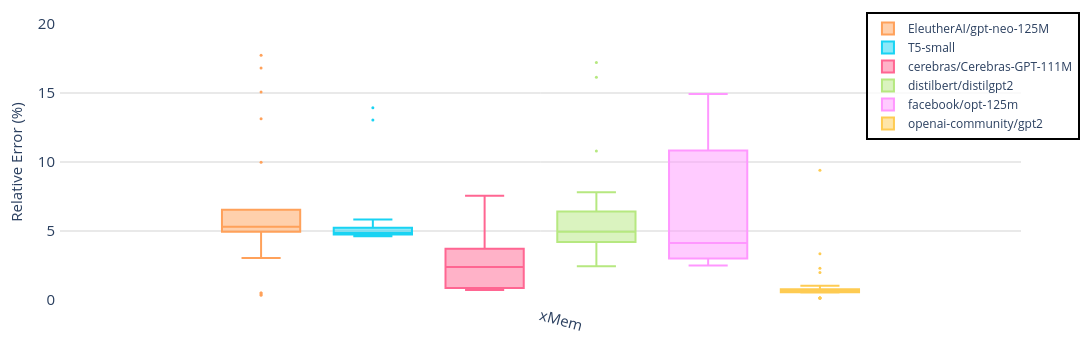

The cell this chart's notebook holds for it:
### Code cell
fig = e_plot.llm_plot_relative_error_in_box_diagram_with_verification_data(
    title="Evaluation-Relative Error Experiments Result across Estimators-SGD",
    data_dir=project_base,
    overall_median=False,
    image_size=(2000, 400),
    font_size=20,
    legend_font_size=18,
    tickfont_size=22,
    view_mode = True,
    yrange=(0, 20),
)
fig.show()

### Figure 1 — Plotly figure (JSON) as saved in the notebook; plotly's stock layout.template omitted (floating-point values rounded to 4 significant figures)
{"data": [{"alignmentgroup": "True", "hovertemplate": "Model=EleutherAI/gpt-neo-125M<br>Estimator=%{x}<br>Error=%{y}<extra></extra>", "legendgroup": "EleutherAI/gpt-neo-125M", "marker": {"color": "#FFA15A", "size": 3}, "name": "EleutherAI/gpt-neo-125M", "notched": false, "offsetgroup": "EleutherAI/gpt-neo-125M", "orientation": "v", "showlegend": true, "x": ["xMem", "xMem", "xMem", "xMem", "xMem", "xMem", "xMem", "xMem", "xMem", "xMem", "xMem", "xMem", "xMem", "xMem", "xMem", "xMem", "xMem", "xMem", "xMem", "xMem", "xMem", "xMem", "xMem", "xMem", "xMem", "xMem", "xMem", "xMem", "xMem", "xMem", "xMem", "xMem", "xMem", "xMem", "xMem", "xMem", "xMem", "xMem", "xMem", "xMem", "xMem", "xMem", "xMem", "xMem", "xMem"], "x0": " ", "xaxis": "x", "y": [0.4984, 0.4984, 9.977, 3.036, 16.81, 5.023, 5.379, 13.14, 5.023, 15.07, 0.3577, 17.74, 5.615, 0.3577, 5.776, 6.543, 6.543, 6.543, 6.543, 6.543, 6.543, 6.543, 6.543, 6.543, 6.543, 5.301, 5.301, 5.301, 5.301, 5.301, 4.907, 4.907, 4.907, 4.907, 4.907, 4.979, 4.979, 4.979, 4.979, 4.979, null, null, null, null, null], "y0": " ", "yaxis": "y", "type": "box"}, {"alignmentgroup": "True", "hovertemplate": "Model=T5-small<br>Estimator=%{x}<br>Error=%{y}<extra></extra>", "legendgroup": "T5-small", "marker": {"color": "#19d3f3", "size": 3}, "name": "T5-small", "notched": false, "offsetgroup": "T5-small", "orientation": "v", "showlegend": true, "x": ["xMem", "xMem", "xMem", "xMem", "xMem", "xMem", "xMem", "xMem", "xMem", "xMem", "xMem", "xMem", "xMem", "xMem", "xMem", "xMem", "xMem", "xMem", "xMem", "xMem", "xMem", "xMem", "xMem", "xMem", "xMem", "xMem", "xMem", "xMem", "xMem", "xMem", "xMem", "xMem", "xMem", "xMem", "xMem", "xMem", "xMem", "xMem", "xMem", "xMem", "xMem", "xMem", "xMem", "xMem", "xMem"], "x0": " ", "xaxis": "x", "y": [4.614, 13.04, 13.94, 4.614, 4.614, 5.236, 5.834, 5.236, 5.236, 5.236, 5.065, 5.065, 5.065, 5.118, 5.065, 4.86, 4.86, 4.86, 4.86, 4.86, 4.86, 4.86, 4.86, 4.86, 4.86, 4.83, 4.83, 4.83, 4.83, 4.83, 4.714, 4.714, 4.714, 4.714, 4.714, 5.368, 5.368, 5.368, 5.368, 5.368, 4.754, 4.754, 4.754, 4.754, 4.754], "y0": " ", "yaxis": "y", "type": "box"}, {"alignmentgroup": "True", "hovertemplate": "Model=cerebras/Cerebras-GPT-111M<br>Estimator=%{x}<br>Error=%{y}<extra></extra>", "legendgroup": "cerebras/Cerebras-GPT-111M", "marker": {"color": "#FF6692", "size": 3}, "name": "cerebras/Cerebras-GPT-111M", "notched": false, "offsetgroup": "cerebras/Cerebras-GPT-111M", "orientation": "v", "showlegend": true, "x": ["xMem", "xMem", "xMem", "xMem", "xMem", "xMem", "xMem", "xMem", "xMem", "xMem", "xMem", "xMem", "xMem", "xMem", "xMem", "xMem", "xMem", "xMem", "xMem", "xMem", "xMem", "xMem", "xMem", "xMem", "xMem", "xMem", "xMem", "xMem", "xMem", "xMem", "xMem", "xMem", "xMem", "xMem", "xMem", "xMem", "xMem", "xMem", "xMem", "xMem", "xMem", "xMem", "xMem", "xMem", "xMem"], "x0": " ", "xaxis": "x", "y": [7.562, 3.549, 3.943, 3.549, 2.215, 4.511, 4.511, 4.511, 4.511, 4.511, 2.397, 2.397, 2.397, 2.397, 2.397, 3.715, 3.715, 3.715, 3.715, 3.715, 3.715, 3.715, 3.715, 3.715, 3.715, 1.053, 1.053, 1.053, 1.053, 1.053, 0.8709, 0.8709, 0.8709, 0.8709, 0.8709, 0.8563, 0.8563, 0.8563, 0.8563, 0.8563, 0.7214, 0.7214, 0.7214, 0.7214, 0.7214], "y0": " ", "yaxis": "y", "type": "box"}, {"alignmentgroup": "True", "hovertemplate": "Model=distilbert/distilgpt2<br>Estimator=%{x}<br>Error=%{y}<extra></extra>", "legendgroup": "distilbert/distilgpt2", "marker": {"color": "#B6E880", "size": 3}, "name": "distilbert/distilgpt2", "notched": false, "offsetgroup": "distilbert/distilgpt2", "orientation": "v", "showlegend": true, "x": ["xMem", "xMem", "xMem", "xMem", "xMem", "xMem", "xMem", "xMem", "xMem", "xMem", "xMem", "xMem", "xMem", "xMem", "xMem", "xMem", "xMem", "xMem", "xMem", "xMem", "xMem", "xMem", "xMem", "xMem", "xMem", "xMem", "xMem", "xMem", "xMem", "xMem", "xMem", "xMem", "xMem", "xMem", "xMem", "xMem", "xMem", "xMem", "xMem", "xMem", "xMem", "xMem", "xMem", "xMem", "xMem"], "x0": " ", "xaxis": "x", "y": [10.79, 2.439, 2.439, 17.2, 16.14, 3.765, 7.815, 7.815, 4.648, 23.58, 4.274, 4.274, 4.274, 4.274, 4.274, 4.211, 4.211, 4.211, 4.211, 4.211, 4.211, 4.211, 4.211, 4.211, 4.211, 5.42, 5.42, 5.42, 5.42, 5.42, 4.945, 4.945, 4.945, 4.945, 4.945, 6.379, 6.379, 6.379, 6.379, 6.379, 6.484, 6.484, 6.484, 6.484, 6.484], "y0": " ", "yaxis": "y", "type": "box"}, {"alignmentgroup": "True", "hovertemplate": "Model=facebook/opt-125m<br>Estimator=%{x}<br>Error=%{y}<extra></extra>", "legendgroup": "facebook/opt-125m", "marker": {"color": "#FF97FF", "size": 3}, "name": "facebook/opt-125m", "notched": false, "offsetgroup": "facebook/opt-125m", "orientation": "v", "showlegend": true, "x": ["xMem", "xMem", "xMem", "xMem", "xMem", "xMem", "xMem", "xMem", "xMem", "xMem", "xMem", "xMem", "xMem", "xMem", "xMem", "xMem", "xMem", "xMem", "xMem", "xMem", "xMem", "xMem", "xMem", "xMem", "xMem", "xMem", "xMem", "xMem", "xMem", "xMem", "xMem", "xMem", "xMem", "xMem", "xMem", "xMem", "xMem", "xMem", "xMem", "xMem", "xMem", "xMem", "xMem", "xMem", "xMem"], "x0": " ", "xaxis": "x", "y": [6.429, 4.416, 9.103, 9.221, 9.69, 14.92, 2.505, 2.505, 2.505, 2.505, 2.957, 2.957, 2.957, 2.957, 2.957, 4.135, 4.135, 4.135, 4.135, 4.135, 4.135, 4.135, 4.135, 4.135, 4.135, 3.145, 3.145, 3.145, 3.145, 3.145, 3.007, 3.007, 3.007, 3.007, 3.007, 14.24, 14.24, 14.24, 14.24, 14.24, 14.27, 14.27, 14.27, 14.27, 14.27], "y0": " ", "yaxis": "y", "type": "box"}, {"alignmentgroup": "True", "hovertemplate": "Model=openai-community/gpt2<br>Estimator=%{x}<br>Error=%{y}<extra></extra>", "legendgroup": "openai-community/gpt2", "marker": {"color": "#FECB52", "size": 3}, "name": "openai-community/gpt2", "notched": false, "offsetgroup": "openai-community/gpt2", "orientation": "v", "showlegend": true, "x": ["xMem", "xMem", "xMem", "xMem", "xMem", "xMem", "xMem", "xMem", "xMem", "xMem", "xMem", "xMem", "xMem", "xMem", "xMem", "xMem", "xMem", "xMem", "xMem", "xMem", "xMem", "xMem", "xMem", "xMem", "xMem", "xMem", "xMem", "xMem", "xMem", "xMem", "xMem", "xMem", "xMem", "xMem", "xMem", "xMem", "xMem", "xMem", "xMem", "xMem", "xMem", "xMem", "xMem", "xMem", "xMem"], "x0": " ", "xaxis": "x", "y": [2.302, 1.02, 9.396, 3.36, 1.991, 0.8515, 0.8515, 0.8515, 1.039, 0.8515, 0.1364, 0.1364, 0.1364, 0.1364, 0.1364, 0.564, 0.564, 0.564, 0.564, 0.564, 0.564, 0.564, 0.564, 0.564, 0.564, 0.5512, 0.5512, 0.5512, 0.5512, 0.5512, 0.6503, 0.6503, 0.6503, 0.6503, 0.6503, 0.7056, 0.7056, 0.7056, 0.7056, 0.7056, null, null, null, null, null], "y0": " ", "yaxis": "y", "type": "box"}], "layout": {"xaxis": {"anchor": "y", "domain": [0.0, 1.0], "title": {"font": {"size": 15}}, "tickangle": 15, "tickfont": {"size": 15}, "showgrid": false}, "yaxis": {"anchor": "x", "domain": [0.0, 1.0], "title": {"text": "Relative Error (%)", "font": {"size": 15}}, "tickfont": {"size": 15}, "showgrid": true, "gridcolor": "LightGray", "zeroline": false, "range": [0, 20]}, "legend": {"title": {}, "tracegroupgap": 0, "font": {"size": 12}, "orientation": "v", "yanchor": "bottom", "y": 0.58, "xanchor": "center", "x": 0.95, "bgcolor": "rgba(255,255,255,0.8)", "bordercolor": "Black", "borderwidth": 2}, "margin": {"t": 20, "l": 60, "r": 20, "b": 50, "pad": 4}, "boxmode": "group", "font": {"size": 15}, "title": {"x": 0.5}, "plot_bgcolor": "white", "width": 1200, "height": 350}}
